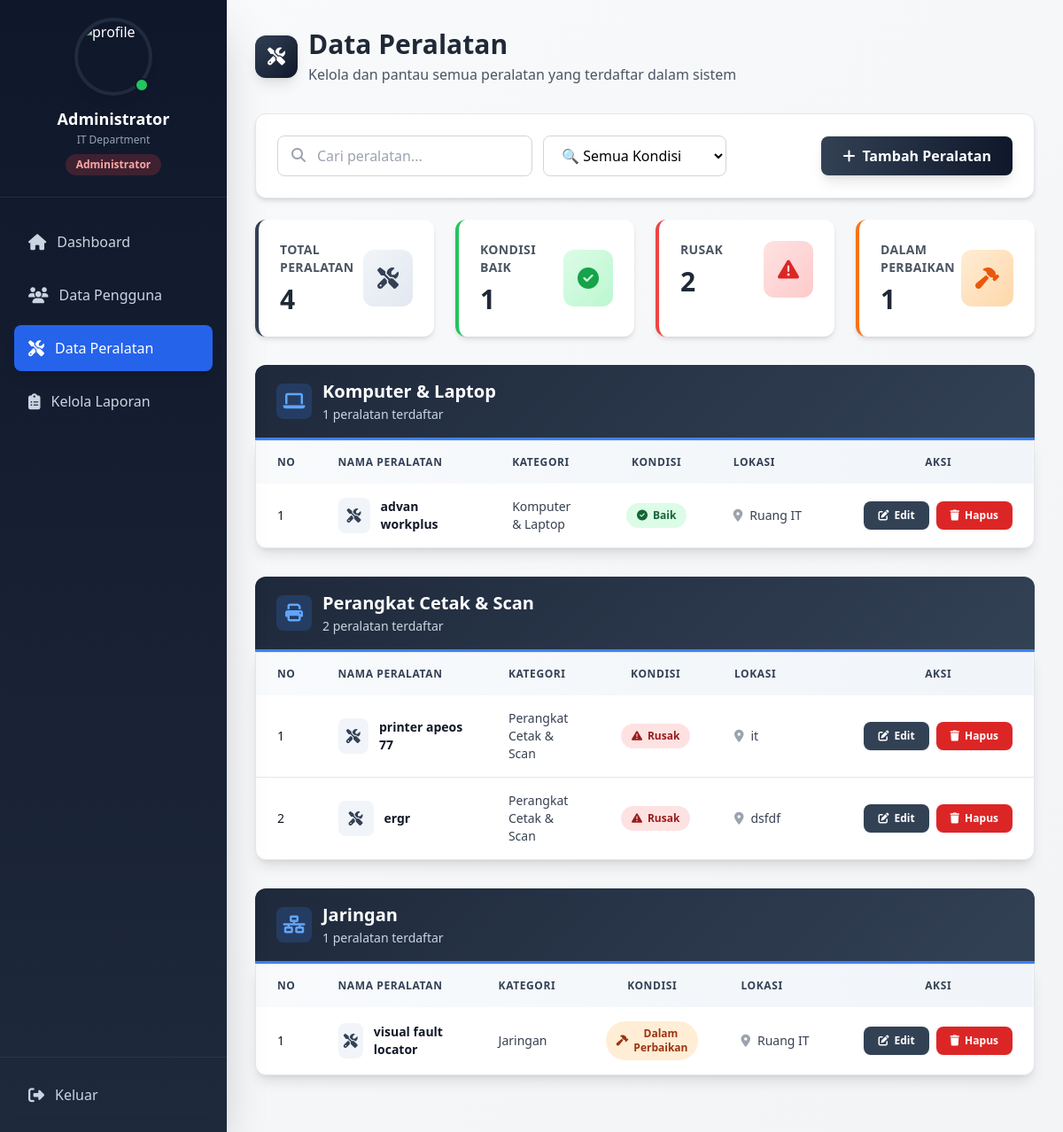
The app's page /admin/peralatan/data.php (signed in) with its own data.
### tables this page shows
CREATE TABLE `peralatan` (
  `id_peralatan` int(11) NOT NULL,
  `nama_peralatan` varchar(100) NOT NULL,
  `jenis` varchar(100) DEFAULT NULL,
  `lokasi` varchar(100) DEFAULT NULL,
  `kondisi` enum('baik','rusak','dalam perbaikan') DEFAULT 'baik'
);

### admin/peralatan/data.php (the view, shortened to what this page needs)
<?php
include '../../config/koneksi.php';
?>
<!DOCTYPE html>
<html lang="id">
<head>
    <script src="https://cdn.tailwindcss.com"></script>
    <link rel="stylesheet" href="https://cdnjs.cloudflare.com/ajax/libs/font-awesome/6.4.0/css/all.min.css">
</head>
<body class="bg-gradient-to-br from-gray-50 to-gray-100 min-h-screen">
    <?php
    include '../../includes/sidebar.php';
    function categorizeEquipment($jenis)
    {
        $jenis = strtolower($jenis);
        if (
            strpos($jenis, 'komputer') !== false ||
            strpos($jenis, 'laptop') !== false ||
            strpos($jenis, 'pc') !== false ||
            strpos($jenis, 'desktop') !== false ||
            strpos($jenis, 'monitor') !== false ||
            strpos($jenis, 'cpu') !== false
        ) {
            return 'Komputer & Laptop';
        }
        if (
            strpos($jenis, 'printer') !== false ||
            strpos($jenis, 'cetak') !== false ||
            strpos($jenis, 'scanner') !== false ||
            strpos($jenis, 'print') !== false ||
            strpos($jenis, 'fotocopy') !== false
        ) {
            return 'Perangkat Cetak & Scan';
        }
        if (
            strpos($jenis, 'jaringan') !== false ||
            strpos($jenis, 'router') !== false ||
            strpos($jenis, 'switch') !== false ||
            strpos($jenis, 'access point') !== false ||
            strpos($jenis, 'modem') !== false ||
            strpos($jenis, 'lan') !== false ||
            strpos($jenis, 'wifi') !== false
        ) {
            return 'Jaringan';
        }
        return 'Lainnya';
    }
    function getCategoryIcon($category) {
        $icons = [
            'Komputer & Laptop' => 'fa-laptop',
            'Perangkat Cetak & Scan' => 'fa-print',
            'Jaringan' => 'fa-network-wired',
            'Perangkat Keamanan' => 'fa-video',
            'Lainnya' => 'fa-box'
        ];
        return $icons[$category] ?? 'fa-folder';
    }
    $result = $koneksi->query("SELECT * FROM peralatan ORDER BY id_peralatan ASC");
    $categorized_equipment = [
        'Komputer & Laptop' => [],
        'Perangkat Cetak & Scan' => [],
        'Jaringan' => [],
        'Perangkat Keamanan' => [],
        'Lainnya' => []
    ];
    while ($row = $result->fetch_assoc()) {
        $category = categorizeEquipment($row['jenis']);
        $categorized_equipment[$category][] = $row;
    }
    $total_peralatan = $koneksi->query("SELECT COUNT(*) AS total FROM peralatan")->fetch_assoc()['total'];
    $baik = $koneksi->query("SELECT COUNT(*) AS total FROM peralatan WHERE kondisi='baik'")->fetch_assoc()['total'];
    $rusak = $koneksi->query("SELECT COUNT(*) AS total FROM peralatan WHERE kondisi='rusak'")->fetch_assoc()['total'];
    $perbaikan = $koneksi->query("SELECT COUNT(*) AS total FROM peralatan WHERE kondisi='dalam perbaikan'")->fetch_assoc()['total'];
    ?>
    <div class="ml-64 p-8">
        <div class="mb-8">
            <div class="flex items-center gap-3 mb-2">
                <div class="w-12 h-12 bg-gradient-to-br from-slate-700 to-slate-900 rounded-xl flex items-center justify-center shadow-lg">
                    <i class="fa-solid fa-screwdriver-wrench text-white text-xl"></i>
                </div>
                <div>
                    <h1 class="text-3xl font-bold text-gray-800">Data Peralatan</h1>
                    <p class="text-gray-600 mt-1">Kelola dan pantau semua peralatan yang terdaftar dalam sistem</p>
                </div>
            </div>
        </div>
        <div class="bg-white shadow-md rounded-xl p-6 mb-6 border border-gray-200">
            <div class="flex flex-col md:flex-row md:items-center md:justify-between gap-4">
                <div class="flex flex-col sm:flex-row items-start sm:items-center gap-3">
                    <div class="relative w-full sm:w-auto">
                        <input type="text"
                            id="searchInput"
                            placeholder="Cari peralatan..."
                            class="pl-11 pr-4 py-2.5 border border-gray-300 rounded-lg focus:outline-none focus:ring-2 focus:ring-blue-500 focus:border-transparent w-full sm:w-72 transition">
                        <i class="fa-solid fa-magnifying-glass absolute left-4 top-3.5 text-gray-400"></i>
                    </div>
                    <select id="filterStatus"
                        class="px-4 py-2.5 border border-gray-300 rounded-lg focus:outline-none focus:ring-2 focus:ring-blue-500 focus:border-transparent bg-white transition w-full sm:w-auto">
                        <option value="">🔍 Semua Kondisi</option>
                    </select>
                </div>
                <button onclick="openModal()"
                    class="bg-gradient-to-r from-slate-700 to-slate-900 hover:from-slate-800 hover:to-slate-950 text-white px-6 py-2.5 rounded-lg font-semibold transition-all duration-200 shadow-lg hover:shadow-xl flex items-center justify-center gap-2 transform hover:scale-105">
                    <i class="fa-solid fa-plus"></i>
                    <span>Tambah Peralatan</span>
                </button>
            </div>
        </div>
        <div class="grid grid-cols-1 sm:grid-cols-2 lg:grid-cols-4 gap-6 mb-8">
            <div class="bg-white rounded-xl shadow-md p-6 border-l-4 border-slate-700 hover:shadow-lg transition-shadow">
                <div class="flex items-center justify-between">
                    <div>
                        <p class="text-gray-600 text-sm font-semibold uppercase tracking-wide">Total Peralatan</p>
                        <h3 class="text-3xl font-bold text-gray-800 mt-2"><?php echo $total_peralatan; ?></h3>
                    </div>
                    <div class="bg-gradient-to-br from-slate-100 to-slate-200 p-4 rounded-xl">
                        <i class="fa-solid fa-screwdriver-wrench text-slate-700 text-2xl"></i>
                    </div>
                </div>
            </div>
            <div class="bg-white rounded-xl shadow-md p-6 border-l-4 border-green-500 hover:shadow-lg transition-shadow">
                <div class="flex items-center justify-between">
                    <div>
                        <p class="text-gray-600 text-sm font-semibold uppercase tracking-wide">Kondisi Baik</p>
                        <h3 class="text-3xl font-bold text-gray-800 mt-2"><?php echo $baik; ?></h3>
                    </div>
                    <div class="bg-gradient-to-br from-green-100 to-green-200 p-4 rounded-xl">
                        <i class="fa-solid fa-circle-check text-green-600 text-2xl"></i>
                    </div>
                </div>
            </div>
            <div class="bg-white rounded-xl shadow-md p-6 border-l-4 border-red-500 hover:shadow-lg transition-shadow">
                <div class="flex items-center justify-between">
                    <div>
                        <p class="text-gray-600 text-sm font-semibold uppercase tracking-wide">Rusak</p>
                        <h3 class="text-3xl font-bold text-gray-800 mt-2"><?php echo $rusak; ?></h3>
                    </div>
                    <div class="bg-gradient-to-br from-red-100 to-red-200 p-4 rounded-xl">
                        <i class="fa-solid fa-triangle-exclamation text-red-600 text-2xl"></i>
                    </div>
                </div>
            </div>
            <div class="bg-white rounded-xl shadow-md p-6 border-l-4 border-orange-500 hover:shadow-lg transition-shadow">
                <div class="flex items-center justify-between">
                    <div>
                        <p class="text-gray-600 text-sm font-semibold uppercase tracking-wide">Dalam Perbaikan</p>
                        <h3 class="text-3xl font-bold text-gray-800 mt-2"><?php echo $perbaikan; ?></h3>
                    </div>
                    <div class="bg-gradient-to-br from-orange-100 to-orange-200 p-4 rounded-xl">
                        <i class="fa-solid fa-hammer text-orange-600 text-2xl"></i>
                    </div>
                </div>
            </div>
        </div>
        <?php foreach ($categorized_equipment as $category => $equipment): ?>
            <?php if (!empty($equipment)): ?>
                <div class="category-section">
                    <div class="category-header mb-0">
                        <div class="flex items-center">
                            <div class="category-icon">
                                <i class="fa-solid <?php echo getCategoryIcon($category); ?> text-blue-400 text-xl"></i>
                            </div>
                            <div>
                                <h2 class="text-xl font-bold text-white"><?php echo $category ?></h2>
                                <p class="text-slate-300 text-sm mt-0.5"><?php echo count($equipment); ?> peralatan terdaftar</p>
                            </div>
                        </div>
                    </div>
                    <div class="bg-white rounded-b-xl shadow-lg overflow-hidden border border-gray-200">
                        <div class="overflow-x-auto">
                            <table class="w-full">
                                <thead class="bg-gradient-to-r from-slate-50 to-slate-100">
                                    <tr>
                                        <th class="py-4 px-6 text-left text-xs font-bold text-slate-700 uppercase tracking-wider w-[5%]">No</th>
                                        <th class="py-4 px-6 text-left text-xs font-bold text-slate-700 uppercase tracking-wider w-[25%]">Nama Peralatan</th>
                                        <th class="py-4 px-6 text-left text-xs font-bold text-slate-700 uppercase tracking-wider w-[15%]">Kategori</th>
                                        <th class="py-4 px-6 text-center text-xs font-bold text-slate-700 uppercase tracking-wider w-[15%]">Kondisi</th>
                                        <th class="py-4 px-6 text-left text-xs font-bold text-slate-700 uppercase tracking-wider w-[20%]">Lokasi</th>
                                        <th class="py-4 px-6 text-center text-xs font-bold text-slate-700 uppercase tracking-wider w-[20%]">Aksi</th>
                                    </tr>
                                </thead>
                                <tbody class="divide-y divide-gray-200">
                                    <?php
                                    $no = 1;
                                    foreach ($equipment as $row) {
                                        $kondisiBadge = '';
                                        switch (strtolower($row['kondisi'])) {
                                            case 'baik':
                                                $kondisiBadge = '<span class="inline-flex items-center gap-1.5 px-3 py-1.5 rounded-full text-xs font-semibold bg-green-100 text-green-800">
                                                                    <i class="fa-solid fa-circle-check"></i> Baik
                                                                </span>';
                                                break;
                                            case 'rusak':
                                                $kondisiBadge = '<span class="inline-flex items-center gap-1.5 px-3 py-1.5 rounded-full text-xs font-semibold bg-red-100 text-red-800">
                                                                    <i class="fa-solid fa-triangle-exclamation"></i> Rusak
                                                                </span>';
                                                break;
                                            case 'dalam perbaikan':
                                                $kondisiBadge = '<span class="inline-flex items-center gap-1.5 px-3 py-1.5 rounded-full text-xs font-semibold bg-orange-100 text-orange-800">
                                                                    <i class="fa-solid fa-hammer"></i> Dalam Perbaikan
                                                                </span>';
                                                break;
                                        }
                                        echo "
                                        <tr class='hover:bg-slate-50 transition-colors duration-150'>
                                            <td class='py-4 px-6 text-sm font-medium text-gray-900'>{$no}</td>
                                            <td class='py-4 px-6'>
                                                <div class='flex items-center gap-3'>
                                                    <div class='w-10 h-10 bg-slate-100 rounded-lg flex items-center justify-center'>
                                                        <i class='fa-solid fa-tools text-slate-700'></i>
                                                    </div>
                                                    <span class='text-sm font-semibold text-gray-900'>{$row['nama_peralatan']}</span>
                                                </div>
                                            </td>
                                            <td class='py-4 px-6 text-sm text-gray-700'>{$row['jenis']}</td>
                                            <td class='py-4 px-6 text-center'>{$kondisiBadge}</td>
                                            <td class='py-4 px-6 text-sm text-gray-700'>
                                                <div class='flex items-center gap-2'>
                                                    <i class='fa-solid fa-location-dot text-gray-400'></i>
                                                    {$row['lokasi']}
                                                </div>
                                            </td>
                                            <td class='py-4 px-6'>
                                                <div class='flex items-center justify-center gap-2'>
                                                    <a href='edit.php?id={$row['id_peralatan']}'
                                                        class='inline-flex items-center gap-1.5 bg-slate-700 hover:bg-slate-800 text-white px-4 py-2 rounded-lg text-xs font-semibold transition-all duration-200 shadow-sm hover:shadow-md transform hover:scale-105'
                                                        title='Edit Data'>
                                                        <i class='fas fa-edit'></i>
                                                        Edit
                                                    </a>
                                                    <a href='data.php?hapus={$row['id_peralatan']}'
                                                        onclick='return confirm(\"Apakah Anda yakin ingin menghapus peralatan ini?\")'
                                                        class='inline-flex items-center gap-1.5 bg-red-600 hover:bg-red-700 text-white px-4 py-2 rounded-lg text-xs font-semibold transition-all duration-200 shadow-sm hover:shadow-md transform hover:scale-105'
                                                        title='Hapus Data'>
                                                        <i class='fas fa-trash'></i>
                                                        Hapus
                                                    </a>
                                                </div>
                                            </td>
                                        </tr>";
                                        $no++;
                                    }
                                    ?>
                                </tbody>
                            </table>
                        </div>
                    </div>
                </div>
            <?php endif; ?>
        <?php endforeach; ?>
    </div>
</body>
</html>

### records on screen
peralatan: nama_peralatan "advan workplus", jenis "Komputer & Laptop", kondisi "baik" (drawn), lokasi "Ruang IT"
peralatan: nama_peralatan "printer apeos 77", jenis "Perangkat Cetak & Scan", kondisi "rusak" (drawn), lokasi "it"
peralatan: nama_peralatan "ergr", jenis "Perangkat Cetak & Scan", kondisi "rusak" (drawn), lokasi "dsfdf"
peralatan: nama_peralatan "visual fault locator", jenis "Jaringan", kondisi "dalam perbaikan" (drawn), lokasi "Ruang IT"

### other values on screen
$_SESSION['nama'] "Administrator"
$_SESSION['departemen'] "IT Department"
$total_peralatan "4"
$baik "1"
$rusak "2"
$perbaikan "1"
$category "Komputer & Laptop"
count($equipment) "1"
$category "Perangkat Cetak & Scan"
count($equipment) "2"
$category "Jaringan"
